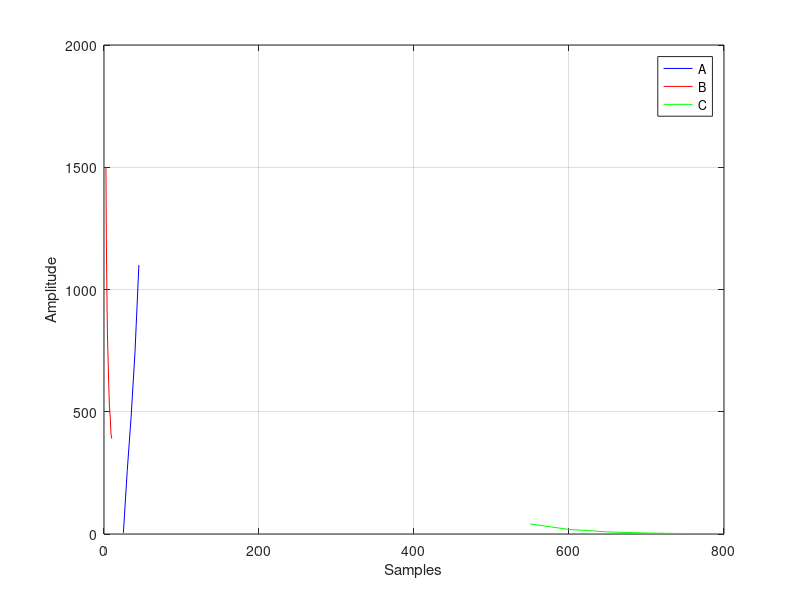

The MATLAB source for this figure:
ax = [25, 30, 35, 40, 45];
ay = [5, 260, 480, 745, 1100];



plot(ax,ay, 'b')

xlabel('Samples')
ylabel('Amplitude')


hold on

bx = [2.5, 3, 3.5, 4, 4.5, 5, 5.5, 6, 7, 8, 9, 10];
by = [1500, 1220, 1050, 915, 810, 745, 690, 620, 520, 480, 410, 390];
plot(bx,by, 'r')


hold on

cx = [550, 600, 650, 700, 750];
cy = [41.2, 18.62, 8.62, 3.92, 1.86];
plot(cx,cy,'g')
hold on
grid on
legend('A','B','C')